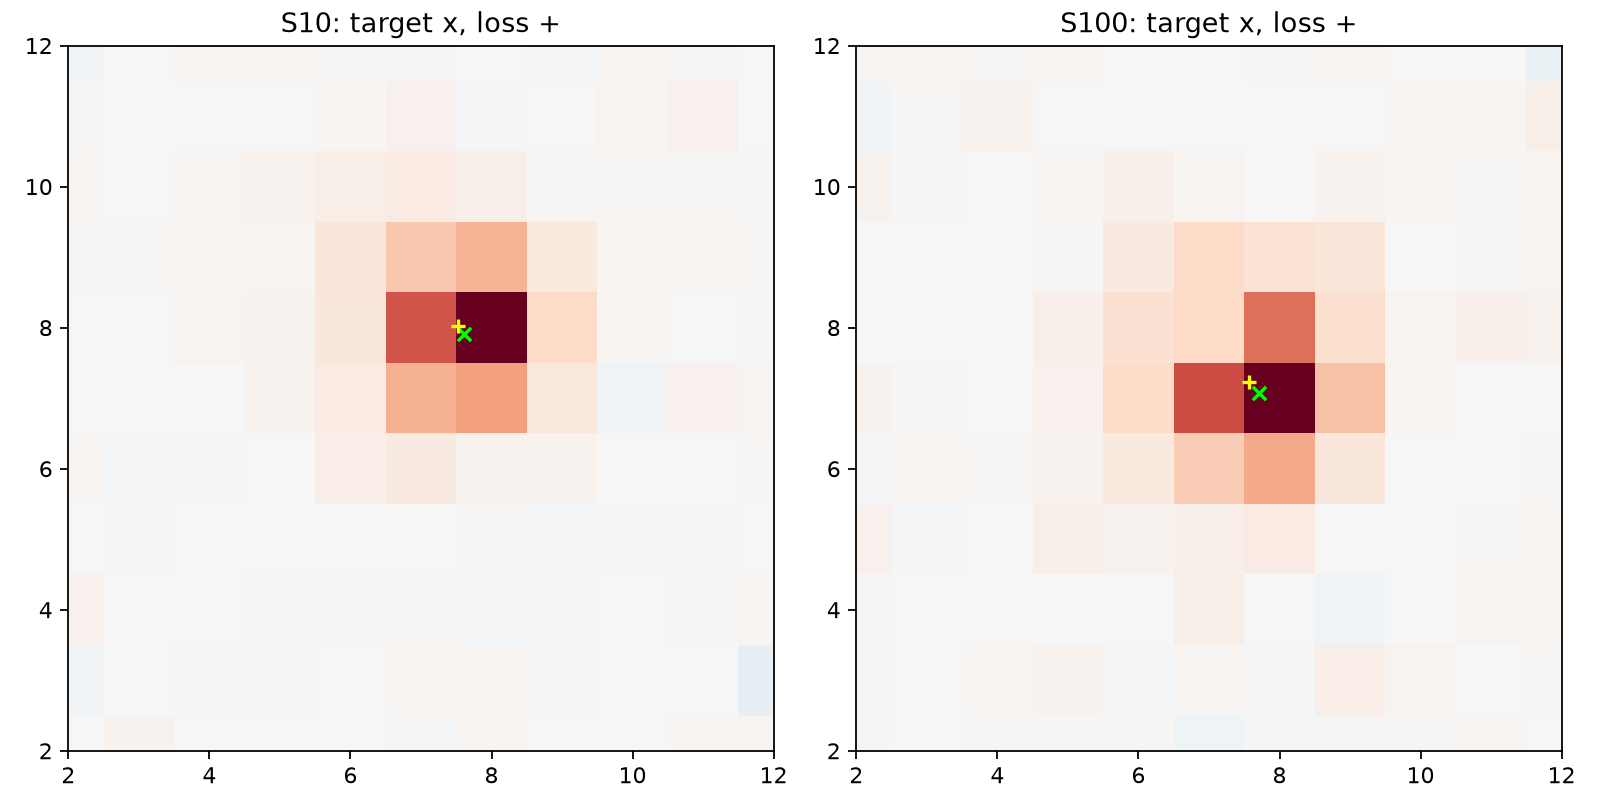

This figure's Python source:
import zipfile,io,json,hashlib
from pathlib import Path
import numpy as np
from astropy.io import fits
from astropy.wcs import WCS
import matplotlib
matplotlib.use('Agg')
import matplotlib.pyplot as plt
B=Path(__file__).resolve().parent; fig,axs=plt.subplots(1,2,figsize=(10,5));out={}
for ax,s,t0 in zip(axs,[10,100],[1588.414,4075.502]):
 path=B/f'helper-q027-s{s}.zip';z=zipfile.ZipFile(path);h=fits.open(io.BytesIO(z.read(z.namelist()[0])));a=h[1].data;t=np.array(a['TIME']);f=np.array(a['FLUX']);q=np.array(a['QUALITY']);w=WCS(h[2].header);xy=w.all_world2pix([[176.9496890335,-53.0248128433]],0)[0];dt=abs(t-t0);on=(q==0)&(dt<.06);off=(q==0)&(dt>.12)&(dt<.35);d=np.nanmedian(f[off],axis=0)-np.nanmedian(f[on],axis=0);yy,xx=np.indices(d.shape);win=(xx-xy[0])**2+(yy-xy[1])**2<16;pos=np.clip(d,0,None)*win;cent=[float((pos*xx).sum()/pos.sum()),float((pos*yy).sum()/pos.sum())];peak=np.unravel_index(np.nanargmax(np.where(win,d,np.nan)),d.shape); ax.imshow(d,origin='lower',cmap='RdBu_r',vmin=-np.nanmax(abs(d[win])),vmax=np.nanmax(abs(d[win])));ax.scatter(*xy,marker='x',c='lime');ax.scatter(*cent,marker='+',c='yellow');ax.set_title(f'S{s}: target x, loss +');ax.set_xlim(2,12);ax.set_ylim(2,12);out[str(s)]={'sha256':hashlib.sha256(path.read_bytes()).hexdigest(),'on_cadences':int(on.sum()),'off_cadences':int(off.sum()),'target_xy':xy.tolist(),'positive_centroid_xy':cent,'peak_xy':[int(peak[1]),int(peak[0])]}
fig.tight_layout();fig.savefig(B/'helper-q027-difference.png',dpi=160);(B/'helper-q027-difference.json').write_text(json.dumps(out,indent=2));print(json.dumps(out,indent=2))
